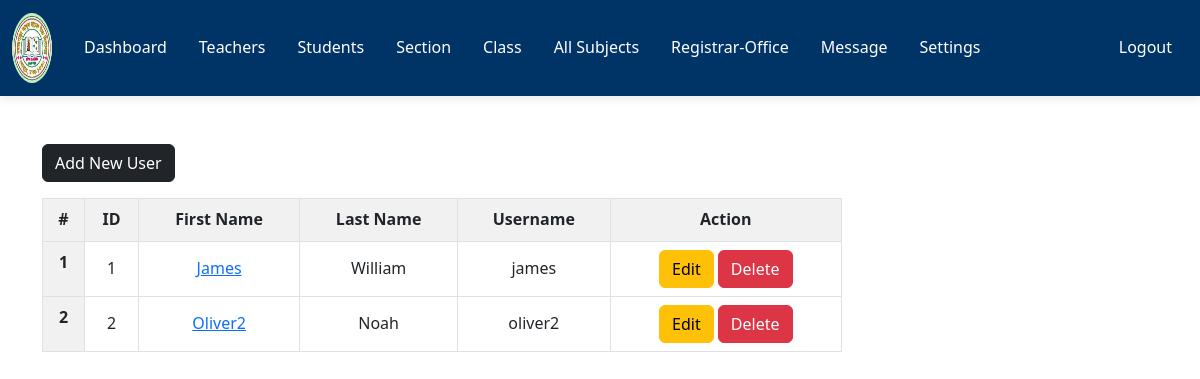
The app's page /admin/registrar-office.php (signed in) with its own data.
### tables this page shows
CREATE TABLE `registrar_office` (
  `r_user_id` int(11) NOT NULL,
  `username` varchar(127) NOT NULL,
  `password` varchar(255) NOT NULL,
  `fname` varchar(31) NOT NULL,
  `lname` varchar(31) NOT NULL,
  `address` varchar(31) NOT NULL,
  `employee_number` int(11) NOT NULL,
  `date_of_birth` date NOT NULL,
  `phone_number` varchar(31) NOT NULL,
  `qualification` varchar(31) NOT NULL,
  `gender` varchar(7) NOT NULL,
  `email_address` varchar(255) NOT NULL,
  `date_of_joined` datetime NOT NULL DEFAULT current_timestamp()
);

### admin/data/registrar_office.php (called while the page is built, shortened)
<?php
function getAllR_users($conn){
   $sql = "SELECT * FROM registrar_office";
   $stmt = $conn->prepare($sql);
   $stmt->execute();
   if ($stmt->rowCount() >= 1) {
     $teachers = $stmt->fetchAll();
     return $teachers;
   }else {
   	return 0;
   }
}

### admin/registrar-office.php (the view, shortened to what this page needs)
<?php
if (isset($_SESSION['admin_id']) &&
    isset($_SESSION['role'])) {
    if ($_SESSION['role'] == 'Admin') {
       include "../DB_connection.php";
       include "data/registrar_office.php";
       $r_users = getAllR_users($conn);
 ?>
<!DOCTYPE html>
<html lang="en">
<head>
	<link rel="stylesheet" href="https://cdn.jsdelivr.net/npm/bootstrap@5.2.0/dist/css/bootstrap.min.css">
	<link rel="stylesheet" href="../css/style.css">
  <link rel="stylesheet" href="https://cdnjs.cloudflare.com/ajax/libs/font-awesome/4.7.0/css/font-awesome.min.css">
</head>
<body>
    <?php
        include "inc/navbar.php";
        if ($r_users != 0) {
     ?>
     <div class="container mt-5">
        <a href="registrar-office-add.php"
           class="btn btn-dark">Add New User</a>
           <div class="table-responsive">
              <table class="table table-bordered mt-3 n-table">
                <thead>
                  <tr>
                    <th scope="col">#</th>
                    <th scope="col">ID</th>
                    <th scope="col">First Name</th>
                    <th scope="col">Last Name</th>
                    <th scope="col">Username</th>
                    <th scope="col">Action</th>
                  </tr>
                </thead>
                <tbody>
                  <?php $i = 0; foreach ($r_users as $r_user ) {
                    $i++;  ?>
                  <tr>
                    <th scope="row"><?=$i?></th>
                    <td><?=$r_user['r_user_id']?></td>
                    <td><a href="registrar-office-view.php?r_user_id=<?=$r_user['r_user_id']?>">
                         <?=$r_user['fname']?></a></td>
                    <td><?=$r_user['lname']?></td>
                    <td><?=$r_user['username']?></td>
                    <td>
                        <a href="registrar-office-edit.php?r_user_id=<?=$r_user['r_user_id']?>"
                           class="btn btn-warning">Edit</a>
                        <a href="registrar-office-delete.php?r_user_id=<?=$r_user['r_user_id']?>"
                           class="btn btn-danger">Delete</a>
                    </td>
                  </tr>
                <?php } ?>
                </tbody>
              </table>
           </div>
         <?php } ?>
     </div>
</body>
</html>
<?php
  }else {
    header("Location: ../login.php");
    exit;
  }
}else {
	header("Location: ../login.php");
	exit;
}
?>

### css/style.css (style rules this page uses)
:root { --primary-color: #003366; --secondary-color: #ff6600; --light-color: #f8f9fa; --dark-color: #343a40; --transition-speed: 0.4s; }
body { font-family: 'Poppins', 'Segoe UI', Tahoma, Geneva, Verdana, sans-serif; line-height: 1.6; color: #333; overflow-x: hidden; }
html { scroll-behavior: smooth; }
.table th { background-color: #f1f1f1; font-weight: 600; }
.table-bordered { border: 1px solid #dee2e6; }
.table-bordered th, .table-bordered td { border: 1px solid #dee2e6; }
.table-responsive { overflow-x: auto; }
.table th { background-color: #f1f1f1; font-weight: 600; text-align: center; }
.table td { text-align: center; vertical-align: middle; }
.n-table { max-width: 800px; }

### records on screen
registrar_office: r_user_id "1", fname "James", lname "William", username "james"
registrar_office: r_user_id "2", fname "Oliver2", lname "Noah", username "oliver2"
